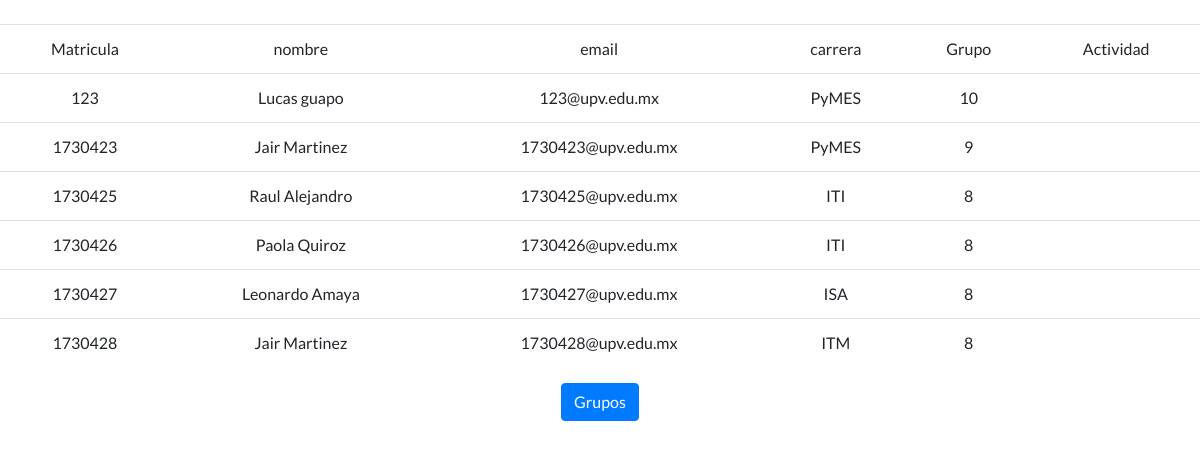
The page /TablaRegistro.php on the database its author committed.
### tables this page shows
CREATE TABLE `alumnos` (
  `idAlumnos` int(11) NOT NULL,
  `nombre` varchar(45) DEFAULT NULL,
  `email` varchar(45) DEFAULT NULL,
  `carrera` varchar(45) DEFAULT NULL,
  `Grupo_idGrupo` int(11) NOT NULL
);

### TablaRegistro.php (the view, shortened to what this page needs)
<?php
	$conexion=mysqli_connect('localhost','root','','mydb');
 ?>
<!DOCTYPE html>
<html>
<head>
</head>
<body>
	<link href="./assets/css/bootstrap.min.css" rel="stylesheet">
	<link href="./assets/fonts/font-awesome/css/font-awesome.min.css" rel="stylesheet" type="text/css">
	<link href="./assets/css/landing-page.min.css" rel="stylesheet">
<br>
		<div class="footer text-center">
			<table class="table table-hover">
				<tr>
					<td>Matricula</td>
					<td>nombre</td>
					<td>email</td>
					<td>carrera</td>
                    <td>Grupo</td>
                    <td>Actividad</td>
				</tr>
				<?php
					$sql="SELECT * from registro" ;
					$result=mysqli_query($conexion,$sql);
					$sqli="SELECT * from alumnos";
					$resulti=mysqli_query($conexion,$sqli);
					while($mostrar=mysqli_fetch_array($result)){
						while ($mostrar=mysqli_fetch_array($resulti)) {
				?>
					<tr>
						<td><?php echo $mostrar['idAlumnos'] ?></td>
						<td><?php echo $mostrar['nombre'] ?></td>
						<td><?php echo $mostrar['email'] ?></td>
						<td><?php echo $mostrar['carrera'] ?></td>
                        <td><?php echo $mostrar['Grupo_idGrupo'] ?></td>
                        <td><?php echo $mostrar['activity'] ?></td>
                    </tr>
				<?php
				}
			}
				?>
			</table>
			<div class="footer">
			<a class="btn btn-primary" href="SesionMaestro.php">Grupos</a>
		</div>
		</div>
	</body>
</html>

### rows shown on the page
alumnos: idAlumnos "123", nombre "Lucas guapo", email "123@upv.edu.mx", carrera "PyMES", Grupo_idGrupo "10"
alumnos: idAlumnos "1730423", nombre "Jair Martinez", email "1730423@upv.edu.mx", carrera "PyMES", Grupo_idGrupo "9"
alumnos: idAlumnos "1730425", nombre "Raul Alejandro", email "1730425@upv.edu.mx", carrera "ITI", Grupo_idGrupo "8"
alumnos: idAlumnos "1730426", nombre "Paola Quiroz", email "1730426@upv.edu.mx", carrera "ITI", Grupo_idGrupo "8"
alumnos: idAlumnos "1730427", nombre "Leonardo Amaya", email "1730427@upv.edu.mx", carrera "ISA", Grupo_idGrupo "8"
alumnos: idAlumnos "1730428", nombre "Jair Martinez", email "1730428@upv.edu.mx", carrera "ITM", Grupo_idGrupo "8"
